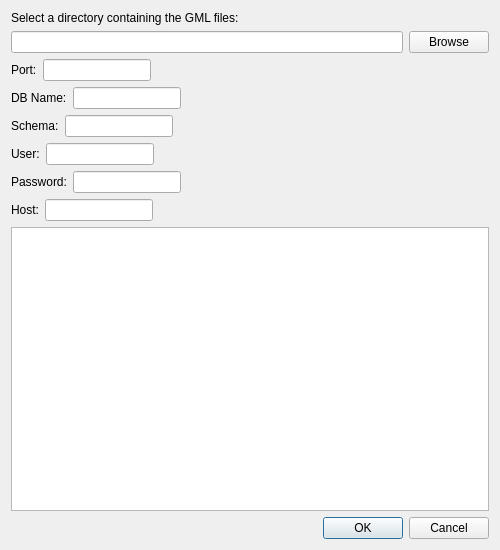
<?xml version="1.0" encoding="UTF-8"?>
<ui version="4.0">
 <class>Dialog</class>
 <widget class="QDialog" name="Dialog">
  <property name="geometry">
   <rect>
    <x>0</x>
    <y>0</y>
    <width>500</width>
    <height>550</height>
   </rect>
  </property>
  <property name="sizePolicy">
   <sizepolicy hsizetype="Expanding" vsizetype="Expanding">
    <horstretch>0</horstretch>
    <verstretch>0</verstretch>
   </sizepolicy>
  </property>
  <property name="windowTitle">
   <string>GML2PostgreSQL</string>
  </property>
  <layout class="QFormLayout" name="formLayout_7">
   <item row="0" column="0">
    <widget class="QLabel" name="labelDirectory">
     <property name="text">
      <string>Select a directory containing the GML files:</string>
     </property>
    </widget>
   </item>
   <item row="2" column="0">
    <layout class="QFormLayout" name="formLayout">
     <item row="0" column="0">
      <widget class="QLabel" name="labelPort">
       <property name="text">
        <string>Port:</string>
       </property>
      </widget>
     </item>
     <item row="0" column="1">
      <widget class="QLineEdit" name="portInput"/>
     </item>
    </layout>
   </item>
   <item row="3" column="0">
    <layout class="QFormLayout" name="formLayout_2">
     <item row="0" column="0">
      <widget class="QLabel" name="labelDbName">
       <property name="text">
        <string>DB Name:</string>
       </property>
      </widget>
     </item>
     <item row="0" column="1">
      <widget class="QLineEdit" name="dbNameInput"/>
     </item>
    </layout>
   </item>
   <item row="4" column="0">
    <layout class="QFormLayout" name="formLayout_3">
     <item row="0" column="0">
      <widget class="QLabel" name="labelSchema">
       <property name="text">
        <string>Schema:</string>
       </property>
      </widget>
     </item>
     <item row="0" column="1">
      <widget class="QLineEdit" name="schemaInput"/>
     </item>
    </layout>
   </item>
   <item row="5" column="0">
    <layout class="QFormLayout" name="formLayout_4">
     <item row="0" column="0">
      <widget class="QLabel" name="labelUser">
       <property name="text">
        <string>User:</string>
       </property>
      </widget>
     </item>
     <item row="0" column="1">
      <widget class="QLineEdit" name="userInput"/>
     </item>
    </layout>
   </item>
   <item row="6" column="0">
    <layout class="QFormLayout" name="formLayout_5">
     <item row="0" column="1">
      <widget class="QLineEdit" name="passwordInput">
       <property name="echoMode">
        <enum>QLineEdit::Password</enum>
       </property>
      </widget>
     </item>
     <item row="0" column="0">
      <widget class="QLabel" name="labelPassword">
       <property name="text">
        <string>Password:</string>
       </property>
      </widget>
     </item>
    </layout>
   </item>
   <item row="7" column="0">
    <layout class="QFormLayout" name="formLayout_6">
     <item row="0" column="0">
      <widget class="QLabel" name="labelHost">
       <property name="text">
        <string>Host:</string>
       </property>
      </widget>
     </item>
     <item row="0" column="1">
      <widget class="QLineEdit" name="hostInput"/>
     </item>
    </layout>
   </item>
   <item row="8" column="0" colspan="2">
    <widget class="QTextEdit" name="logArea">
     <property name="readOnly">
      <bool>true</bool>
     </property>
    </widget>
   </item>
   <item row="9" column="1">
    <widget class="QDialogButtonBox" name="buttonBox">
     <property name="orientation">
      <enum>Qt::Horizontal</enum>
     </property>
     <property name="standardButtons">
      <set>QDialogButtonBox::Cancel|QDialogButtonBox::Ok</set>
     </property>
    </widget>
   </item>
   <item row="1" column="0" colspan="2">
    <layout class="QHBoxLayout" name="horizontalLayout">
     <item>
      <widget class="QLineEdit" name="lineEdit">
       <property name="sizePolicy">
        <sizepolicy hsizetype="Expanding" vsizetype="Fixed">
         <horstretch>0</horstretch>
         <verstretch>0</verstretch>
        </sizepolicy>
       </property>
      </widget>
     </item>
     <item>
      <widget class="QPushButton" name="pushButton">
       <property name="sizePolicy">
        <sizepolicy hsizetype="Fixed" vsizetype="Fixed">
         <horstretch>0</horstretch>
         <verstretch>0</verstretch>
        </sizepolicy>
       </property>
       <property name="text">
        <string>Browse</string>
       </property>
      </widget>
     </item>
    </layout>
   </item>
  </layout>
 </widget>
 <resources/>
 <connections>
  <connection>
   <sender>buttonBox</sender>
   <signal>accepted()</signal>
   <receiver>Dialog</receiver>
   <slot>accept()</slot>
   <hints>
    <hint type="sourcelabel">
     <x>248</x>
     <y>254</y>
    </hint>
    <hint type="destinationlabel">
     <x>157</x>
     <y>274</y>
    </hint>
   </hints>
  </connection>
  <connection>
   <sender>buttonBox</sender>
   <signal>rejected()</signal>
   <receiver>Dialog</receiver>
   <slot>reject()</slot>
   <hints>
    <hint type="sourcelabel">
     <x>316</x>
     <y>260</y>
    </hint>
    <hint type="destinationlabel">
     <x>286</x>
     <y>274</y>
    </hint>
   </hints>
  </connection>
 </connections>
</ui>
